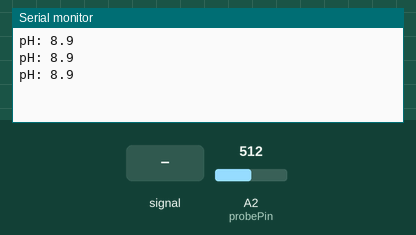
This sketch was run on a simulated Arduino Uno, built with avr-gcc and run on an emulated ATmega328P. Parts: the last lines printed to the serial monitor. Inputs (shaded band) come from the test bench; at power-on: A2 (probePin) = 512.

Above: at 1.2 s.
1.3 s: A2 (probePin) fed a 200 Hz sine of ±81 counts around its level
At 2.1 s:
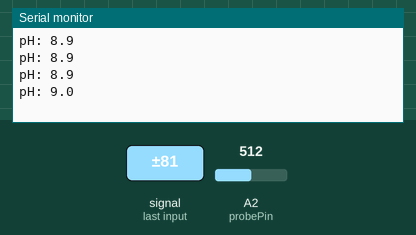
2.8 s: A2 (probePin) set to 716
At 3.2 s:
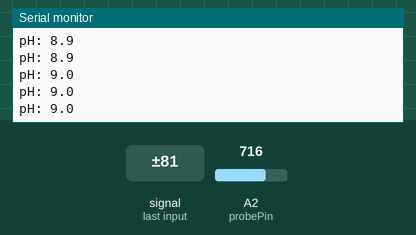
4.3 s: A2 (probePin) fed a 1000 Hz sine of ±255 counts around its level
At 4.8 s:
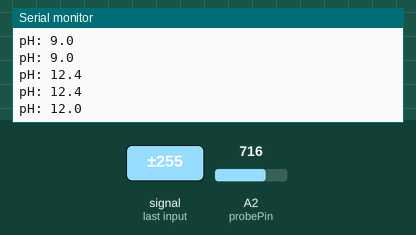
5.8 s: A2 (probePin) set to 900
At 6.5 s:
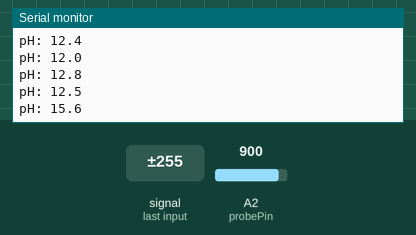
Timing chart, 0 to 8.3 s (numbered marks = the images above; inputs shaded):
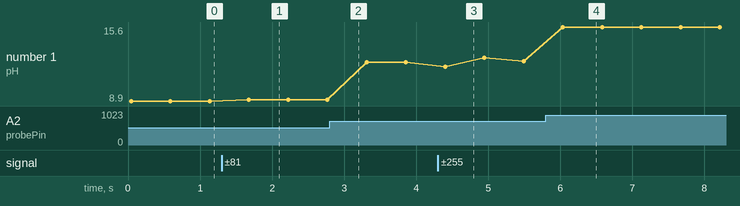

The sketch:

pH_Probe_Cal.ino
```cpp
/*
   Probe type: Gravity: Analog pH Sensor / Meter Pro Kit
   Probe link: https://store.arduino.cc/usa/analog-ph-sensor-meter-pro-kit
   Product Wiki: https://wiki.dfrobot.com/Industrial_pH_electrode_SKU_FIT0348_

*/

const byte probePin = A2;
//may need to make long if we have large sample size
//assumption is max reading is 414 and int only has ~32k so 77 * 414 > 32k
long rawReading = 0;
//need float for floating point arithmetic
float correctedReading = 0;
//in case we cant find correct gain for calibration
float myOffset = 0.00;

int sampleSize = 20;

void setup() {
  // put your setup code here, to run once:
  Serial.begin(9600);
  pinMode(probePin, INPUT);
}

void loop() {
  delay(2);
  //take reading and add it to
  for (int i = 0; i < sampleSize; ++i) {
    rawReading += analogRead(probePin);
    delay(2);
  }
  //may need to cast rawreading to float
  //scaling factor * ((raw * voltage / adc bit size / samples) + deviation) + correctionValue
  correctedReading = 3.5 * ((rawReading * 5.0 / 1024 / sampleSize) + 0.05) + myOffset;
  //same as line before but broken up
  //correctedReading = (rawReading * 5.0 / 1024 / sampleSize) + 0.05;
  //correctedReading = 3.5 * correctedReading + myOffset;
  Serial.print("pH: ");
  Serial.println(correctedReading, 1);
  delay(500);
  rawReading = 0;
}

/*
float myMap(float x, float in_min, float in_max, float out_min, float out_max) {
  return (x - in_min) * (out_max - out_min) / (in_max - in_min) + out_min;
}
*/
```

Measured:
- after the input at 1.3 s, the serial monitor: prints a new line after 0.38 s (image 1)
- after the input at 4.3 s, the serial monitor: prints a new line after 0.10 s (image 3)
- after the input at 5.8 s, the serial monitor: prints a new line after 0.24 s (image 4)
- plotted number 1: 8.9 → 9 after the input at 1.3 s, 9 → 12.4 after the input at 2.8 s, 12.4 → 12.5 after the input at 4.3 s, 12.5 → 15.6 after the input at 5.8 s
